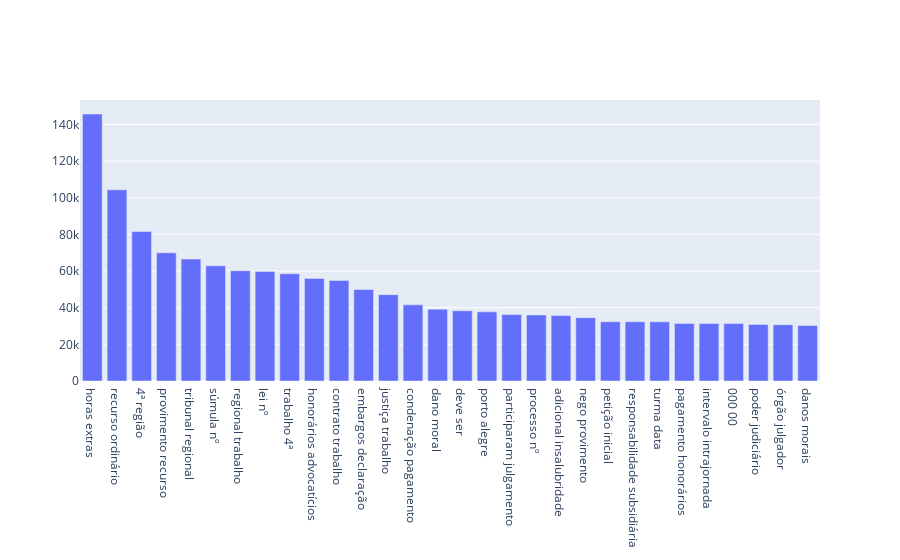

Source (notebook cell):
### Code cell
trace = go.Bar(x=df4["INTEIRO_TEOR"], y=df4["QUANTIDADE"])
iplot({"data":[trace]})

### Figure 1 — Plotly figure (JSON) as saved in the notebook; plotly's stock layout.template omitted (floating-point values rounded to 4 significant figures)
{"data": [{"type": "bar", "x": ["horas extras", "recurso ordinário", "4ª região", "provimento recurso", "tribunal regional", "súmula nº", "regional trabalho", "lei nº", "trabalho 4ª", "honorários advocatícios", "contrato trabalho", "embargos declaração", "justiça trabalho", "condenação pagamento", "dano moral", "deve ser", "porto alegre", "participaram julgamento", "processo nº", "adicional insalubridade", "nego provimento", "petição inicial", "responsabilidade subsidiária", "turma data", "pagamento honorários", "intervalo intrajornada", "000 00", "poder judiciário", "órgão julgador", "danos morais"], "y": [145643, 104305, 81540, 69939, 66555, 62833, 60189, 59795, 58518, 55924, 54858, 49920, 47115, 41553, 39207, 38306, 37714, 36261, 36037, 35673, 34576, 32354, 32345, 32284, 31392, 31357, 31306, 30824, 30690, 30303]}], "layout": {}}
